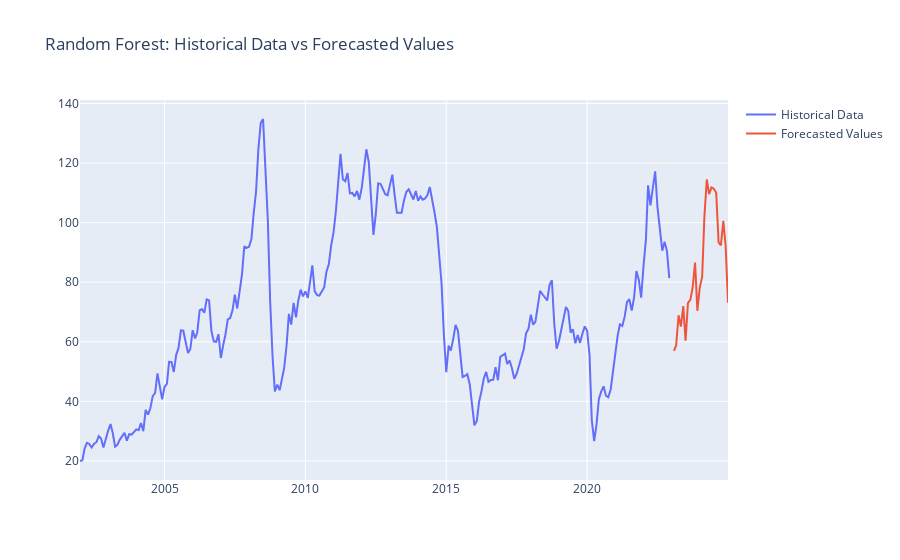

Notebook source saved alongside this figure:
### Markdown cell above
14. **Forecasting Future Prices**: The model is used to forecast prices for the next 24 months. The forecasted prices are then plotted along with the historical data.

### Code cell
future_dates = pd.date_range(start=data.index[-1], periods=25, freq='M')[1:] # Start from the last date in the data and generate the next 24 months

# Make predictions on the future data
rf_forecast = best_rf.predict(test_data[-24:])

# Plot the historical data and the forecasted data for each model individually
fig_rf = go.Figure()
fig_rf.add_trace(go.Scatter(x=data.index, y=data['Price'], mode='lines', name='Historical Data'))
fig_rf.add_trace(go.Scatter(x=future_dates, y=rf_forecast, mode='lines', name='Forecasted Values'))
fig_rf.update_layout(title='Random Forest: Historical Data vs Forecasted Values')
fig_rf.show()

### Figure 1 — Plotly figure (JSON) as saved in the notebook; plotly's stock layout.template omitted (floating-point values rounded to 4 significant figures; data arrays with more than 128 entries replaced by an {"elided": "..."} marker saying what was removed)
{"data": [{"mode": "lines", "name": "Historical Data", "type": "scatter", "x": {"elided": "252 str values"}, "y": {"elided": "252 float values"}}, {"mode": "lines", "name": "Forecasted Values", "type": "scatter", "x": ["2023-01-31T00:00:00", "2023-02-28T00:00:00", "2023-03-31T00:00:00", "2023-04-30T00:00:00", "2023-05-31T00:00:00", "2023-06-30T00:00:00", "2023-07-31T00:00:00", "2023-08-31T00:00:00", "2023-09-30T00:00:00", "2023-10-31T00:00:00", "2023-11-30T00:00:00", "2023-12-31T00:00:00", "2024-01-31T00:00:00", "2024-02-29T00:00:00", "2024-03-31T00:00:00", "2024-04-30T00:00:00", "2024-05-31T00:00:00", "2024-06-30T00:00:00", "2024-07-31T00:00:00", "2024-08-31T00:00:00", "2024-09-30T00:00:00", "2024-10-31T00:00:00", "2024-11-30T00:00:00", "2024-12-31T00:00:00"], "y": [56.95, 58.78, 68.88, 65.1, 71.99, 60.39, 73.06, 74.06, 78.29, 86.56, 70.4, 78.25, 81.74, 102.0, 114.5, 109.6, 111.8, 111.4, 110.0, 93.38, 92.37, 100.6, 92.37, 73.11]}], "layout": {"title": {"text": "Random Forest: Historical Data vs Forecasted Values"}}}
